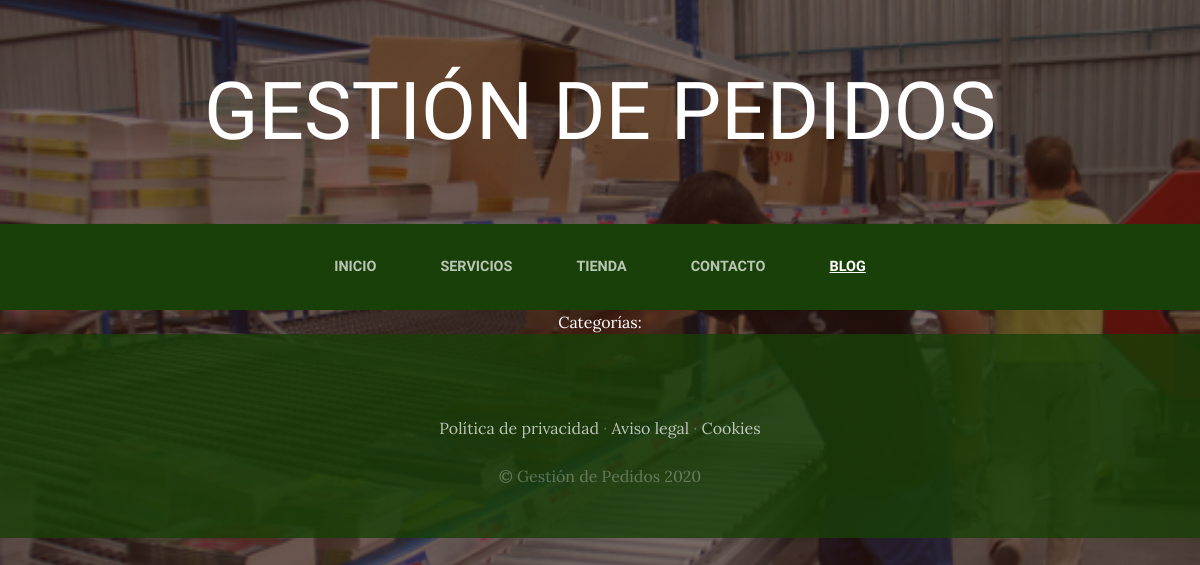
The page /blog/ on the database as committed earlier.
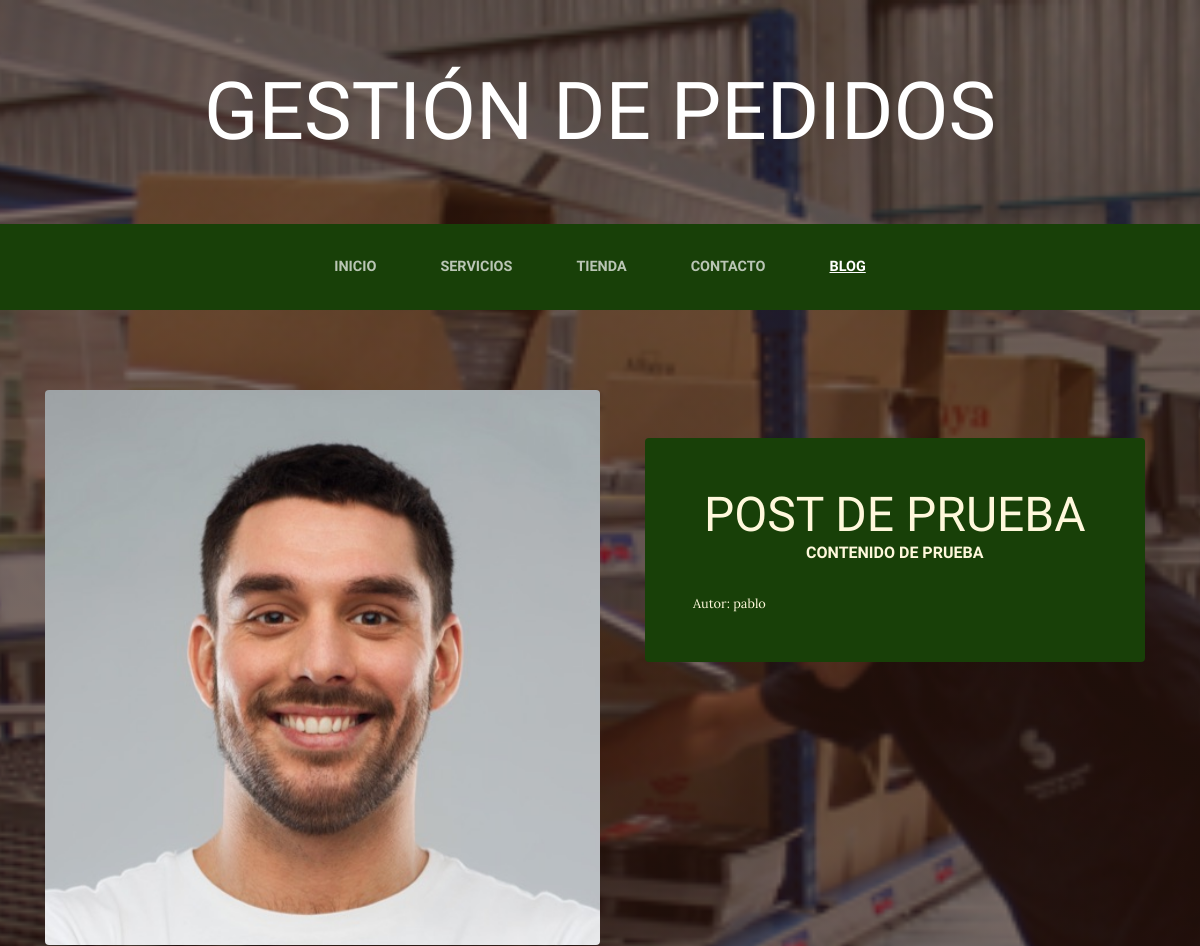
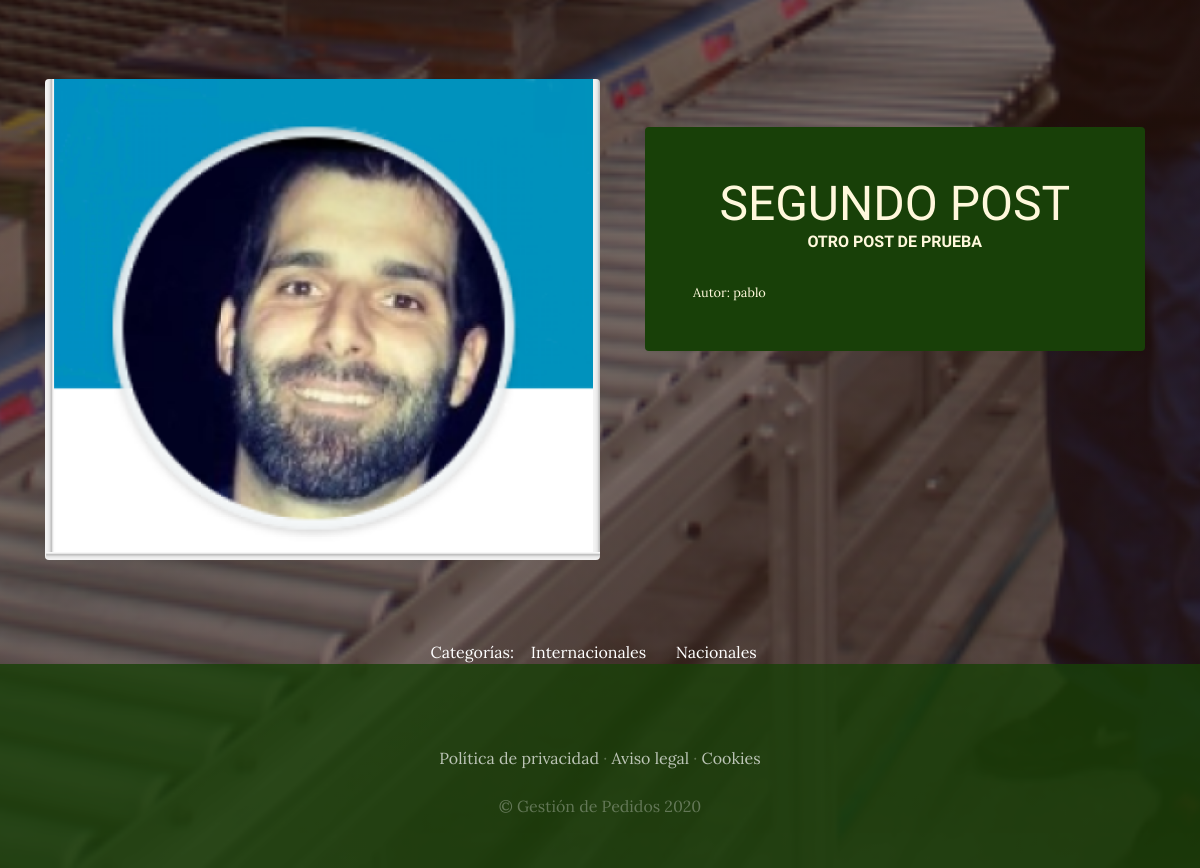
The same page on the database as committed later (2 pictures, top to bottom).
### blog/models.py (models this page shows, shortened)
class Post(models.Model):
    titulo = models.CharField(max_length=50)
    contenido = models.CharField(max_length=50)
    imagen = models.ImageField(upload_to='blog', null=True, blank=True)
    autor = models.ForeignKey(User, on_delete=models.CASCADE)
    categorias = models.ManyToManyField(Categoria)
    created = models.DateTimeField(auto_now_add=True)
    updated = models.DateTimeField(auto_now_add=True)
    class Meta:
        verbose_name = 'post'
        verbose_name_plural = 'posts'

class Categoria(models.Model):
    nombre = models.CharField(max_length=50)
    created = models.DateTimeField(auto_now_add=True)
    updated = models.DateTimeField(auto_now_add=True)
    class Meta:
        verbose_name = 'categoría'
        verbose_name_plural = 'categorias'

### blog/views.py (the view)
# urls.py: 2. Add a URL to urlpatterns:  path('blog/', include('blog.urls'))
def blog(request):
    posts = Post.objects.all()
    return render(request, "blog/blog.html", {"posts": posts})

### blog/templates/blog/blog.html
{% extends "ProyectoWebApp/base.html" %}
{% load static %}
{% block content %}
{% for post in posts %}
<section class="page-section clearfix">
    <div class="container">
    <div class="intro">
        <img class="intro-img img-fluid mb-3 mb-lg-0 rounded" src="{{ post.imagen.url }}" alt="" style="width: 50%;">
        <div class="intro-text left-0 text-center bg-faded p-5 rounded">
            <h2 class="section-heading mb-4" >
                <span class="section-heading-lower">{{ post.titulo }}</span>
                <span class="section-heading-upper">{{ post.contenido }}</span>
            </h2>
            <div style="text-align: left; font-size: 0.8em;">
                Autor: {{ post.autor }}
            </div>
        </div>
    </div>
    </div>
</section>
{% endfor %}
<section>
    <div style="width: 60%; margin: auto; text-align: center; color: white">
        Categorías:
        {% for post in posts %}
            {% for categoria in post.categorias.all %}
                 &nbsp;&nbsp; {{ categoria.nombre }} &nbsp;&nbsp;
            {% endfor %}
        {% endfor %}
    </div>
</section>
{% endblock %}

### ProyectoWebApp/templates/ProyectoWebApp/base.html (shortened to what this page needs)
<html>
<head>
    {% load static %}
    <link href="{% static 'ProyectoWebApp/vendor/bootstrap/css/bootstrap.min.css' %}" rel="stylesheet">
    <link href="{% static 'ProyectoWebApp/css/gestion.css' %}" rel="stylesheet">
</head>
<body>
    <h1 class="site-heading text-center text-white d-none d-lg-block">
        <span class="site-heading-lower">Gestión de Pedidos</span>
      </h1>
 <nav class="navbar navbar-expand-lg navbar-dark py-lg-4" id="mainNav">
    <div class="container">
      <div class="collapse navbar-collapse" id="navbarResponsive">
        <ul class="navbar-nav mx-auto">
          <li class="nav-item {% if request.path == '/' %}active{% endif %} px-lg-4">
            <a class="nav-link text-uppercase text-expanded" href="{% url 'Home' %}">Inicio</a>
          </li>
          <li class="nav-item {% if request.path == '/servicios/' %}active{% endif %} px-lg-4">
            <a class="nav-link text-uppercase text-expanded" href="{% url 'Servicios' %}">Servicios</a>
          </li>
          <li class="nav-item {% if request.path == '/tienda/' %}active{% endif %} px-lg-4">
            <a class="nav-link text-uppercase text-expanded" href="{% url 'Tienda' %}">Tienda</a>
          </li>
          <li class="nav-item {% if request.path == '/contacto/' %}active{% endif %} px-lg-4">
            <a class="nav-link text-uppercase text-expanded" href="{% url 'Contacto' %}">Contacto</a>
          </li>
          <li class="nav-item {% if request.path|slice:':6' == '/blog/' %}active{% endif %} px-lg-4">
            <a class="nav-link text-uppercase text-expanded" href="{% url 'Blog' %}">Blog</a>
          </li>
        </ul>
      </div>
    </div>
  </nav>
{% block content %}
{% endblock %}
    <footer class="footer text-faded text-center py-5">
      <div class="container">
        <p class="m-0 mbt">
        	<a href="sample.html" class="link">Política de privacidad</a> ·
        	<a href="sample.html" class="link">Aviso legal</a> ·
        	<a href="sample.html" class="link">Cookies</a>
		</p>
        <p class="m-0 mbt1">&copy; Gestión de Pedidos 2020</p>
      </div>
	</footer>
</body>
</html>

### ProyectoWebApp/static/ProyectoWebApp/css/gestion.css (style rules this page uses)
body { font-family: 'Lora'; background: linear-gradient(rgba(47, 23, 15, 0.65), rgba(47, 23, 15, 0.65)), url("../img/bg_main.jpg"); background-attachment: fixed; background-position: center; background-size: cover; }
h1, h2, h3, h4, h5, h6 { font-family: 'Raleway'; }
p { line-height: 1.75; }
.text-faded { color: rgba(255, 255, 255, 0.3); }
.site-heading { margin-top: 5rem; margin-bottom: 5rem; text-transform: uppercase; line-height: 1; font-family: 'Raleway'; }
.site-heading .site-heading-lower { font-size: 5rem; font-weight: 100; line-height: 4rem; }
.page-section { margin-top: 5rem; margin-bottom: 5rem; }
.section-heading { text-transform: uppercase; }
.section-heading .section-heading-upper { display: block; font-size: 1rem; font-weight: 800; padding-bottom:.5rem; }
.section-heading .section-heading-lower { display: block; font-size: 3rem; font-weight: 100; }
.bg-faded { background-color: rgba(255, 255, 255, 0.85); }
#mainNav { background-color: rgba(24, 64, 8); font-family: 'Raleway'; }
#mainNav .navbar-nav .nav-item .nav-link { color: rgba(255, 255, 255, 0.7); font-weight: 800; }
#mainNav .navbar-nav .nav-item.active .nav-link { color: #ffffff; text-decoration: underline; }
@media (min-width: 992px) { #mainNav .navbar-nav .nav-item .nav-link { font-size: 0.9rem; } }
.intro { position: relative; }
@media (min-width: 992px) { .intro .intro-img { width: 75%; float: left; } }
@media (min-width: 992px) { .intro .intro-text { left: 600; width: 60%; margin-top: 3rem; background-color: rgba(24, 64, 8); color: cornsilk; position: absolute; } }
@media (min-width: 1200px) { .intro .intro-text { width: 45%; } }
.footer { background-color: rgba(24, 64, 8, 0.8); }
.mbt { padding-top: 2rem; }
.mbt1 { padding-top: 1.25rem; }
a.link { color: rgba(255, 255, 255, 0.7); }

Rows that differ between the two databases and show on the page:
added Post: imagen (placeholder picture), titulo "POST DE PRUEBA", contenido "CONTENIDO DE PRUEBA", autor "pablo"
added Post: imagen (picture), titulo "SEGUNDO POST", contenido "OTRO POST DE PRUEBA", autor "pablo"
added Categoria: nombre "Internacionales"
added Categoria: nombre "Nacionales"
